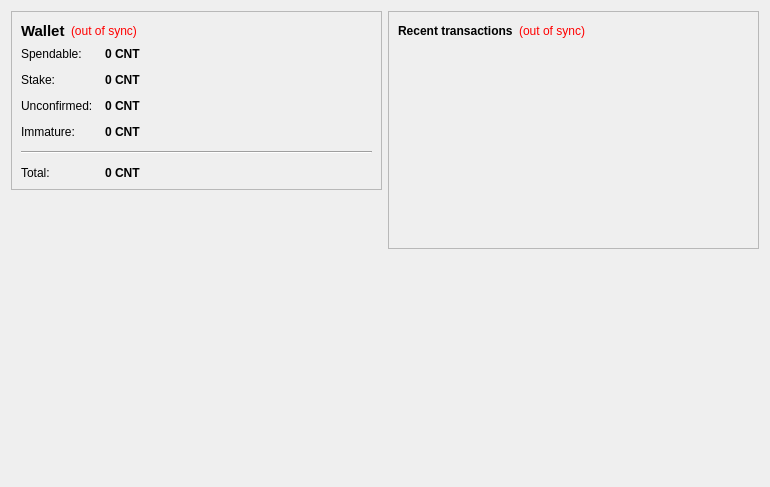
<?xml version="1.0" encoding="UTF-8"?>
<ui version="4.0">
 <class>OverviewPage</class>
 <widget class="QWidget" name="OverviewPage">
  <property name="geometry">
   <rect>
    <x>0</x>
    <y>0</y>
    <width>770</width>
    <height>487</height>
   </rect>
  </property>
  <property name="windowTitle">
   <string>Form</string>
  </property>
  <layout class="QHBoxLayout" name="horizontalLayout" stretch="1,1">
   <item>
    <layout class="QVBoxLayout" name="verticalLayout_2">
     <item>
      <widget class="QFrame" name="frame">
       <property name="frameShape">
        <enum>QFrame::StyledPanel</enum>
       </property>
       <property name="frameShadow">
        <enum>QFrame::Raised</enum>
       </property>
       <layout class="QVBoxLayout" name="verticalLayout_4">
        <item>
         <layout class="QHBoxLayout" name="horizontalLayout_4">
          <item>
           <widget class="QLabel" name="label_5">
            <property name="font">
             <font>
              <pointsize>11</pointsize>
              <weight>75</weight>
              <bold>true</bold>
             </font>
            </property>
            <property name="text">
             <string>Wallet</string>
            </property>
           </widget>
          </item>
          <item>
           <widget class="QLabel" name="labelWalletStatus">
            <property name="toolTip">
             <string>The displayed information may be out of date. Your wallet automatically synchronizes with the centurion network after a connection is established, but this process has not completed yet.</string>
            </property>
            <property name="styleSheet">
             <string notr="true">QLabel { color: red; }</string>
            </property>
            <property name="text">
             <string notr="true">(out of sync)</string>
            </property>
            <property name="alignment">
             <set>Qt::AlignLeading|Qt::AlignLeft|Qt::AlignVCenter</set>
            </property>
           </widget>
          </item>
          <item>
           <spacer name="horizontalSpacer_2">
            <property name="orientation">
             <enum>Qt::Horizontal</enum>
            </property>
            <property name="sizeHint" stdset="0">
             <size>
              <width>40</width>
              <height>20</height>
             </size>
            </property>
           </spacer>
          </item>
         </layout>
        </item>
        <item>
         <layout class="QFormLayout" name="formLayout_2">
          <property name="fieldGrowthPolicy">
           <enum>QFormLayout::AllNonFixedFieldsGrow</enum>
          </property>
          <property name="horizontalSpacing">
           <number>12</number>
          </property>
          <property name="verticalSpacing">
           <number>12</number>
          </property>
          <item row="0" column="0">
           <widget class="QLabel" name="label">
            <property name="text">
             <string>Spendable:</string>
            </property>
           </widget>
          </item>
          <item row="0" column="1">
           <widget class="QLabel" name="labelBalance">
            <property name="font">
             <font>
              <weight>75</weight>
              <bold>true</bold>
             </font>
            </property>
            <property name="cursor">
             <cursorShape>IBeamCursor</cursorShape>
            </property>
            <property name="toolTip">
             <string>Your current spendable balance</string>
            </property>
            <property name="text">
             <string notr="true">0 CNT</string>
            </property>
            <property name="textInteractionFlags">
             <set>Qt::LinksAccessibleByMouse|Qt::TextSelectableByKeyboard|Qt::TextSelectableByMouse</set>
            </property>
           </widget>
          </item>
          <item row="1" column="0">
           <widget class="QLabel" name="label_6">
            <property name="text">
             <string>Stake:</string>
            </property>
           </widget>
          </item>
          <item row="1" column="1">
           <widget class="QLabel" name="labelStake">
            <property name="font">
             <font>
              <weight>75</weight>
              <bold>true</bold>
             </font>
            </property>
            <property name="cursor">
             <cursorShape>IBeamCursor</cursorShape>
            </property>
            <property name="toolTip">
             <string>Total of coins that was staked, and do not yet count toward the current balance</string>
            </property>
            <property name="text">
             <string notr="true">0 CNT</string>
            </property>
            <property name="textInteractionFlags">
             <set>Qt::LinksAccessibleByMouse|Qt::TextSelectableByKeyboard|Qt::TextSelectableByMouse</set>
            </property>
           </widget>
          </item>
          <item row="2" column="0">
           <widget class="QLabel" name="label_3">
            <property name="text">
             <string>Unconfirmed:</string>
            </property>
           </widget>
          </item>
          <item row="2" column="1">
           <widget class="QLabel" name="labelUnconfirmed">
            <property name="font">
             <font>
              <weight>75</weight>
              <bold>true</bold>
             </font>
            </property>
            <property name="cursor">
             <cursorShape>IBeamCursor</cursorShape>
            </property>
            <property name="toolTip">
             <string>Total of transactions that have yet to be confirmed, and do not yet count toward the current balance</string>
            </property>
            <property name="text">
             <string notr="true">0 CNT</string>
            </property>
            <property name="textInteractionFlags">
             <set>Qt::LinksAccessibleByMouse|Qt::TextSelectableByKeyboard|Qt::TextSelectableByMouse</set>
            </property>
           </widget>
          </item>
          <item row="3" column="0">
           <widget class="QLabel" name="labelImmatureText">
            <property name="text">
             <string>Immature:</string>
            </property>
           </widget>
          </item>
          <item row="3" column="1">
           <widget class="QLabel" name="labelImmature">
            <property name="font">
             <font>
              <weight>75</weight>
              <bold>true</bold>
             </font>
            </property>
            <property name="toolTip">
             <string>Mined balance that has not yet matured</string>
            </property>
            <property name="text">
             <string notr="true">0 CNT</string>
            </property>
            <property name="textInteractionFlags">
             <set>Qt::LinksAccessibleByMouse|Qt::TextSelectableByKeyboard|Qt::TextSelectableByMouse</set>
            </property>
           </widget>
          </item>
          <item row="4" column="0" colspan="2">
           <widget class="Line" name="line">
            <property name="orientation">
             <enum>Qt::Horizontal</enum>
            </property>
           </widget>
          </item>
          <item row="5" column="0">
           <widget class="QLabel" name="labelTotalText">
            <property name="text">
             <string>Total:</string>
            </property>
           </widget>
          </item>
          <item row="5" column="1">
           <widget class="QLabel" name="labelTotal">
            <property name="font">
             <font>
              <weight>75</weight>
              <bold>true</bold>
             </font>
            </property>
            <property name="cursor">
             <cursorShape>IBeamCursor</cursorShape>
            </property>
            <property name="toolTip">
             <string>Your current total balance</string>
            </property>
            <property name="text">
             <string notr="true">0 CNT</string>
            </property>
            <property name="textInteractionFlags">
             <set>Qt::LinksAccessibleByMouse|Qt::TextSelectableByKeyboard|Qt::TextSelectableByMouse</set>
            </property>
           </widget>
          </item>
         </layout>
        </item>
       </layout>
      </widget>
     </item>
     <item>
      <spacer name="verticalSpacer">
       <property name="orientation">
        <enum>Qt::Vertical</enum>
       </property>
       <property name="sizeHint" stdset="0">
        <size>
         <width>20</width>
         <height>40</height>
        </size>
       </property>
      </spacer>
     </item>
     <item>
      <widget class="QLabel" name="label_2">
       <property name="autoFillBackground">
        <bool>true</bool>
       </property>
       <property name="text">
        <string/>
       </property>
       <property name="pixmap">
        <pixmap>:/icons/drmbg</pixmap>
       </property>
       <property name="scaledContents">
        <bool>false</bool>
       </property>
       <property name="margin">
        <number>0</number>
       </property>
      </widget>
     </item>
    </layout>
   </item>
   <item>
    <layout class="QVBoxLayout" name="verticalLayout_3">
     <item>
      <widget class="QFrame" name="frame_2">
       <property name="frameShape">
        <enum>QFrame::StyledPanel</enum>
       </property>
       <property name="frameShadow">
        <enum>QFrame::Raised</enum>
       </property>
       <layout class="QVBoxLayout" name="verticalLayout">
        <item>
         <layout class="QHBoxLayout" name="horizontalLayout_2">
          <item>
           <widget class="QLabel" name="label_4">
            <property name="text">
             <string>&lt;b&gt;Recent transactions&lt;/b&gt;</string>
            </property>
           </widget>
          </item>
          <item>
           <widget class="QLabel" name="labelTransactionsStatus">
            <property name="toolTip">
             <string>The displayed information may be out of date. Your wallet automatically synchronizes with the centurion network after a connection is established, but this process has not completed yet.</string>
            </property>
            <property name="styleSheet">
             <string notr="true">QLabel { color: red; }</string>
            </property>
            <property name="text">
             <string notr="true">(out of sync)</string>
            </property>
            <property name="alignment">
             <set>Qt::AlignRight|Qt::AlignTrailing|Qt::AlignVCenter</set>
            </property>
           </widget>
          </item>
          <item>
           <spacer name="horizontalSpacer">
            <property name="orientation">
             <enum>Qt::Horizontal</enum>
            </property>
            <property name="sizeHint" stdset="0">
             <size>
              <width>40</width>
              <height>20</height>
             </size>
            </property>
           </spacer>
          </item>
         </layout>
        </item>
        <item>
         <widget class="QListView" name="listTransactions">
          <property name="styleSheet">
           <string notr="true">QListView { background: transparent; }</string>
          </property>
          <property name="frameShape">
           <enum>QFrame::NoFrame</enum>
          </property>
          <property name="verticalScrollBarPolicy">
           <enum>Qt::ScrollBarAlwaysOff</enum>
          </property>
          <property name="horizontalScrollBarPolicy">
           <enum>Qt::ScrollBarAlwaysOff</enum>
          </property>
          <property name="selectionMode">
           <enum>QAbstractItemView::NoSelection</enum>
          </property>
         </widget>
        </item>
       </layout>
      </widget>
     </item>
     <item>
      <spacer name="verticalSpacer_2">
       <property name="orientation">
        <enum>Qt::Vertical</enum>
       </property>
       <property name="sizeHint" stdset="0">
        <size>
         <width>20</width>
         <height>40</height>
        </size>
       </property>
      </spacer>
     </item>
    </layout>
   </item>
  </layout>
 </widget>
 <resources/>
 <connections/>
</ui>
